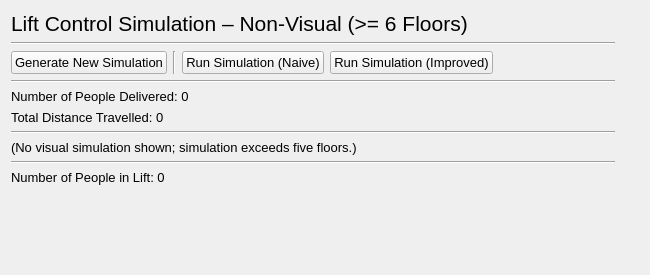
<?xml version="1.0" encoding="UTF-8"?>
<ui version="4.0">
 <class>mwindow_sim_6_or_more_floors</class>
 <widget class="QMainWindow" name="mwindow_sim_6_or_more_floors">
  <property name="geometry">
   <rect>
    <x>0</x>
    <y>0</y>
    <width>650</width>
    <height>275</height>
   </rect>
  </property>
  <property name="font">
   <font>
    <pointsize>10</pointsize>
   </font>
  </property>
  <property name="windowTitle">
   <string>Lift Control Simulation – Non-Visual (&gt;= 6 Floors)</string>
  </property>
  <widget class="QWidget" name="central_widget">
   <widget class="QWidget" name="layoutWidget">
    <property name="geometry">
     <rect>
      <x>11</x>
      <y>11</y>
      <width>604</width>
      <height>260</height>
     </rect>
    </property>
    <layout class="QVBoxLayout" name="vert_layout_lift_control">
     <item>
      <widget class="QLabel" name="lbl_lift_control">
       <property name="font">
        <font>
         <pointsize>16</pointsize>
         <bold>false</bold>
        </font>
       </property>
       <property name="text">
        <string>Lift Control Simulation – Non-Visual (&gt;= 6 Floors)</string>
       </property>
      </widget>
     </item>
     <item>
      <widget class="Line" name="hori_line_lift_control">
       <property name="orientation">
        <enum>Qt::Horizontal</enum>
       </property>
      </widget>
     </item>
     <item>
      <layout class="QHBoxLayout" name="hori_layout_nav">
       <item>
        <widget class="QPushButton" name="btn_generate_new_sim">
         <property name="text">
          <string>Generate New Simulation</string>
         </property>
        </widget>
       </item>
       <item>
        <widget class="Line" name="vert_line_buttons">
         <property name="orientation">
          <enum>Qt::Vertical</enum>
         </property>
        </widget>
       </item>
       <item alignment="Qt::AlignLeft">
        <widget class="QPushButton" name="btn_run_sim_naive">
         <property name="text">
          <string>Run Simulation (Naive)</string>
         </property>
        </widget>
       </item>
       <item>
        <widget class="QPushButton" name="btn_run_sim_improved">
         <property name="text">
          <string>Run Simulation (Improved)</string>
         </property>
        </widget>
       </item>
       <item>
        <spacer name="hori_spacer_nav">
         <property name="orientation">
          <enum>Qt::Horizontal</enum>
         </property>
         <property name="sizeHint" stdset="0">
          <size>
           <width>40</width>
           <height>20</height>
          </size>
         </property>
        </spacer>
       </item>
      </layout>
     </item>
     <item>
      <widget class="Line" name="hori_line_nav">
       <property name="orientation">
        <enum>Qt::Horizontal</enum>
       </property>
      </widget>
     </item>
     <item>
      <widget class="QLabel" name="lbl_num_delivered">
       <property name="text">
        <string>Number of People Delivered: 0</string>
       </property>
      </widget>
     </item>
     <item>
      <widget class="QLabel" name="lbl_distance_travelled">
       <property name="text">
        <string>Total Distance Travelled: 0</string>
       </property>
      </widget>
     </item>
     <item>
      <widget class="Line" name="hori_line_summary">
       <property name="orientation">
        <enum>Qt::Horizontal</enum>
       </property>
      </widget>
     </item>
     <item>
      <widget class="QLabel" name="lbl_key">
       <property name="font">
        <font>
         <pointsize>10</pointsize>
         <italic>false</italic>
        </font>
       </property>
       <property name="text">
        <string>(No visual simulation shown; simulation exceeds five floors.)</string>
       </property>
      </widget>
     </item>
     <item>
      <widget class="Line" name="hori_line_sim">
       <property name="orientation">
        <enum>Qt::Horizontal</enum>
       </property>
      </widget>
     </item>
     <item>
      <widget class="QLabel" name="lbl_num_in_lift">
       <property name="text">
        <string>Number of People in Lift: 0</string>
       </property>
      </widget>
     </item>
     <item>
      <widget class="QLabel" name="lbl_update">
       <property name="text">
        <string/>
       </property>
      </widget>
     </item>
     <item>
      <spacer name="vert_spacer">
       <property name="orientation">
        <enum>Qt::Vertical</enum>
       </property>
       <property name="sizeHint" stdset="0">
        <size>
         <width>20</width>
         <height>40</height>
        </size>
       </property>
      </spacer>
     </item>
    </layout>
   </widget>
  </widget>
 </widget>
 <resources/>
 <connections/>
</ui>
